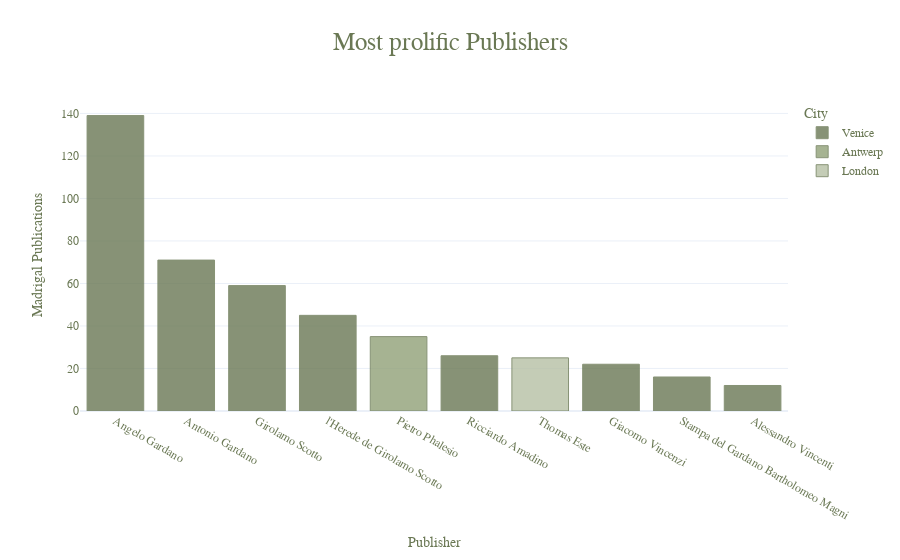

Write notebook code for a chart like this one.
### Code cell
# create a barchart for most prolific publishers
viz3 = px.bar(df3, x="Publisher", y="Madrigal Publications", title="Most prolific Publishers",
              color="City", color_discrete_map={ # replaces default color mapping by value
                "Venice": "#6a7854", "Antwerp": "#91a178", "London": "#b6c0a5"},
              template='plotly_white', hover_name="Publisher", hover_data={'Publisher':False})

# order x axis values in descending order of number publications
viz3.update_layout(xaxis={'categoryorder':'total descending'})
# style the visualization, update traces, title, layout
viz3.layout.title.font = dict(color='#6a7854', family='Trebuchet MS', size=25)
viz3.layout.font = dict(family='Trebuchet MS', color='#6a7854')
viz3.update_traces(marker_line_color= "#6a7854", marker_line_width=1, opacity=0.8)
# align plot title
viz3.layout.title.x = 0.5
viz3.layout.title.xanchor = 'center'
# style hoverlabel
viz3.layout.hoverlabel.bgcolor = '#ffffff'
viz3.layout.hoverlabel.bordercolor = '#6a7854'
viz3.layout.hoverlabel.font = dict(color='#6a7854', family='Trebuchet MS')

viz3.show()

#viz3.write_html("C:/UNI/DHDK/EPDS/Proj/exports/most_prolific_publishers.html")

### Figure 1 — Plotly figure (JSON) as saved in the notebook; plotly's stock layout.template omitted (floating-point values rounded to 4 significant figures)
{"data": [{"alignmentgroup": "True", "hovertemplate": "<b>%{hovertext}</b><br><br>City=Venice<br>Madrigal Publications=%{y}<extra></extra>", "hovertext": ["Angelo Gardano", "Antonio Gardano", "Girolamo Scotto", "l'Herede de Girolamo Scotto", "Ricciardo Amadino", "Giacomo Vincenzi", "Stampa del Gardano Bartholomeo Magni", "Alessandro Vincenti"], "legendgroup": "Venice", "marker": {"color": "#6a7854", "line": {"color": "#6a7854", "width": 1}, "pattern": {"shape": ""}}, "name": "Venice", "offsetgroup": "Venice", "opacity": 0.8, "orientation": "v", "showlegend": true, "textposition": "auto", "type": "bar", "x": ["Angelo Gardano", "Antonio Gardano", "Girolamo Scotto", "l'Herede de Girolamo Scotto", "Ricciardo Amadino", "Giacomo Vincenzi", "Stampa del Gardano Bartholomeo Magni", "Alessandro Vincenti"], "xaxis": "x", "y": [139, 71, 59, 45, 26, 22, 16, 12], "yaxis": "y"}, {"alignmentgroup": "True", "hovertemplate": "<b>%{hovertext}</b><br><br>City=Antwerp<br>Madrigal Publications=%{y}<extra></extra>", "hovertext": ["Pietro Phalesio"], "legendgroup": "Antwerp", "marker": {"color": "#91a178", "line": {"color": "#6a7854", "width": 1}, "pattern": {"shape": ""}}, "name": "Antwerp", "offsetgroup": "Antwerp", "opacity": 0.8, "orientation": "v", "showlegend": true, "textposition": "auto", "type": "bar", "x": ["Pietro Phalesio"], "xaxis": "x", "y": [35], "yaxis": "y"}, {"alignmentgroup": "True", "hovertemplate": "<b>%{hovertext}</b><br><br>City=London<br>Madrigal Publications=%{y}<extra></extra>", "hovertext": ["Thomas Este"], "legendgroup": "London", "marker": {"color": "#b6c0a5", "line": {"color": "#6a7854", "width": 1}, "pattern": {"shape": ""}}, "name": "London", "offsetgroup": "London", "opacity": 0.8, "orientation": "v", "showlegend": true, "textposition": "auto", "type": "bar", "x": ["Thomas Este"], "xaxis": "x", "y": [25], "yaxis": "y"}], "layout": {"barmode": "relative", "font": {"color": "#6a7854", "family": "Trebuchet MS"}, "hoverlabel": {"bgcolor": "#ffffff", "bordercolor": "#6a7854", "font": {"color": "#6a7854", "family": "Trebuchet MS"}}, "legend": {"title": {"text": "City"}, "tracegroupgap": 0}, "title": {"font": {"color": "#6a7854", "family": "Trebuchet MS", "size": 25}, "text": "Most prolific Publishers", "x": 0.5, "xanchor": "center"}, "xaxis": {"anchor": "y", "categoryorder": "total descending", "domain": [0, 1], "title": {"text": "Publisher"}}, "yaxis": {"anchor": "x", "domain": [0, 1], "title": {"text": "Madrigal Publications"}}}}
